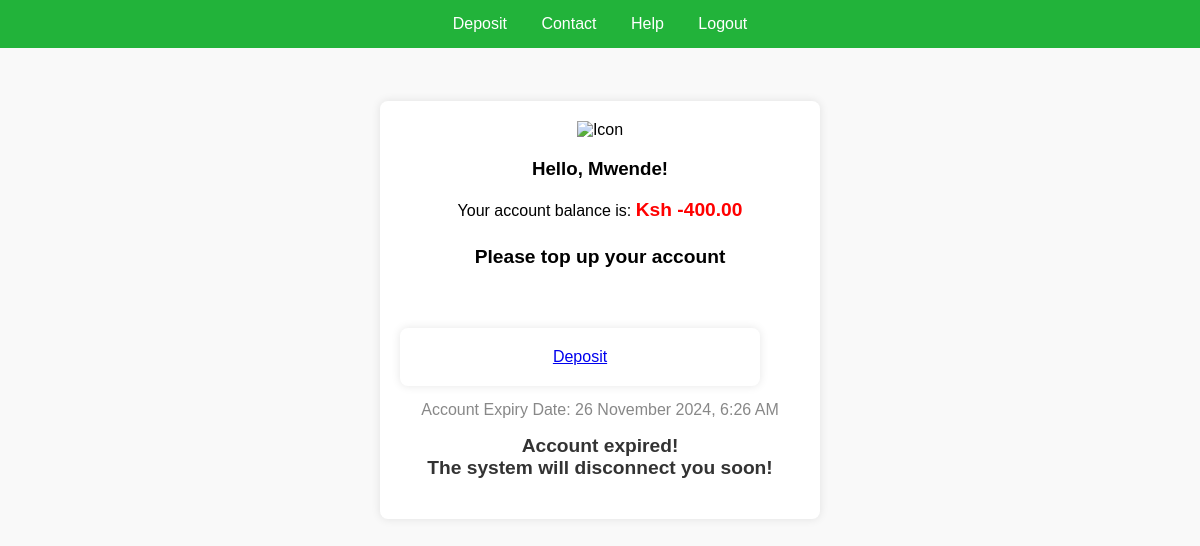
Page /balance/Mwende/ on the committed database.
### balance/models.py (models this page shows, shortened)
class UserBalance(models.Model):
    username = models.CharField(max_length=100)
    balance = models.DecimalField(max_digits=10, decimal_places=2, default=0.0)
    expiry_date = models.DateTimeField(null=True, blank=True)

### balance/views.py (the view)
# urls.py: path('balance/<str:username>/', show_balance, name='show_balance'),
def show_balance(request, username):
    user = UserBalance.objects.get(username=username)
    return render(request, 'balance/show_balance.html', {'user': user})

### balance/templates/balance/show_balance.html (shortened to what this page needs)
<!DOCTYPE html>
<html lang="en">
<head>
</head>
<body>
    <div class="navbar">
        <a href="{% url 'balance:deposit' %}" target="_blank">Deposit</a>
        <a href="{% url 'balance:Contact' %}" >Contact</a>
        <a href="#">Help</a>
        <a href="{% url 'balance:home' %}">Logout</a>
    </div>
    <div class="container">
        <img src="https://th.bing.com/th/id/R.022f90931b274a40ffa931bc4d0302fa?rik=hgjt9fsSI%2bGCtg&pid=ImgRaw" alt="Icon">
        <h3>Hello, {{ user.username }}!</h3>
        <p>Your account balance is: <span class="balance">Ksh {{ user.balance }}</span></p>
        {% if user.balance < 0 %}
            <div class="top-up-message">
                <h4 style="color: black;">Please top up your account</h4>
            </div>
            <div class="container">
                <a href="{% url 'balance:deposit' %}" target="_blank">Deposit</a>
            </div>
        {% endif %}
        {% if user.expiry_date %}
            <div class="expiry-info">
                <p>Account Expiry Date: {{  user.expiry_date|date:"j F Y, g:i A" }}</p>
                <p id="countdown" class="expired">Remaining time: </p>
            </div>
        {% endif %}
    </div>
</body>
</html>

### rows in the picture
UserBalance: username "Mwende", balance "-400.00", expiry_date "26 November 2024, 6:26 AM"
